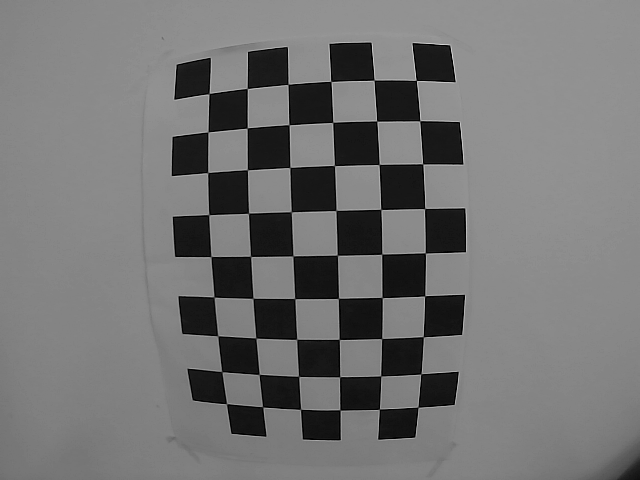
#> input picture CreateA/pic/pic0.png, 640 x 480 px, given in place of the camera
$ python saoxian.py   (older library calls are emulated)
#> lines starting #> are read from the running program, lines starting #| are printed output that depends on the picture; after the words box and inside, x2 and y2 are one past the last pixel; in counts of white or black regions, pixels touching at a corner belong together
### CreateA/程序整合/rotate.py
# coding:utf-8
import cv2
def rotate(image, angle, center=None, scale=1.0): #1
    (h, w) = image.shape[:2] #2
    if center is None: #3
        center = (w // 2, h // 2) #4

    M = cv2.getRotationMatrix2D(center, angle, scale) #5

    rotated = cv2.warpAffine(image, M, (w, h)) #6
    return rotated #7

### CreateA/程序整合/saoxian.py
#coding:utf-8
import numpy as np
import cv2
import time
from rotate import *
cap = cv2.VideoCapture(0)
cap.set(5,120)
cap.set(3,160)
cap.set(4,120)

DIM=(160, 120)
K=np.array([[99.4258503276217, 0.0, 78.82468853503748], [0.0, 99.48655709062508, 56.50370696954958], [0.0, 0.0, 1.0]])
D=np.array([[-0.054589320778828936], [-0.38118622492409726], [1.1750597946154482], [-1.256404940962829]])

hengzhe = [[1, 1, 1],[1, 1, 1],[1, 1, 1],[1, 1, 1]]
shuzhe = [[1, 1, 1],[1, 1, 1],[1, 1, 1],[1, 1, 1]]
loc = [0,0,0,0]
get_heng = 0
get_shu = 0
get_shu_pass , get_heng_pass = 0,0
hengxianloc = [45,45,45,45]
shuxianloc = [45,45,45,45]
shifoupandingflag = 1
jiansuflag = 0
danciget = 0  # 当一条线被监测到了的时候，另一条线需要检测
lineleave_heng , lineleave_shu = 0, 0
kuandu = 7
baifenbi = 0.8
deltaheng,deltahengflag, deltashu, deltashuflag, thetaheng, thetahengflag, thetashu , thetashuflag= 0.0, 0, 0.0, 0, 0.0, 0, 0.0, 0
shiziflag = 0
teststep = [3+1, 4+1]
stickin = time.time()
# 输入：上一次的 shuzhe[]列表 undistored_img
# 改变了: 区全局变量 get_shu_pass
# 输出:  get
def guoxian(undistorted_img, axiss, zhe):
    sao = undistorted_img.sum(axis=axiss) / 255  # 图像竖着加和压扁SSSSSSSSSSSSSSSSSSSS
    sao1 = np.where(sao >= 80, 1, 0)
    believe = np.array([])  # 把数组每相邻个8个加起来
    for i in range(sao1.shape[0] - 5 + 1):
        believe = np.append(believe, sao1[i:i + 5].sum())
    loc = np.average(np.where(believe >= 3))
    zhe[0] = zhe[1]
    zhe[1] = zhe[2]
    if np.amax(believe) > 0:
        zhe[2] = 1
    else:
        zhe[2] = 0
    return loc,zhe

while(1):
    ret, img = cap.read()
#> img is the input picture: shape (480, 640, 3); min 0, max 214, mean 115.3
    (lower, upper) = ([0, 0, 130], [255, 255, 255])
    lower = np.array(lower, dtype="uint8")
    upper = np.array(upper, dtype="uint8")
    mask = cv2.inRange(img, lower, upper)
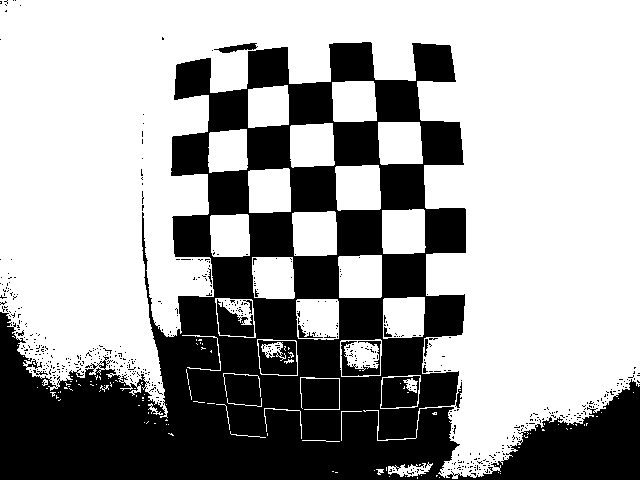
#> mask: shape (480, 640); 64.2% white; 553 black regions (538 under 20 px), largest, box (x1, y1, x2, y2) and area: (0, 42, 640, 480) 104758, (381, 376, 420, 408) 954, (258, 340, 297, 375) 948
    img = cv2.bitwise_and(img, img, mask=mask)
    # ############## img的色彩提取 @ input:img     output:img
    img = cv2.resize(img, DIM)
#> img: shape (120, 160, 3)
    map1, map2 = cv2.fisheye.initUndistortRectifyMap(K, D, np.eye(3), K, DIM, cv2.CV_16SC2)
    img = cv2.remap(img, map1, map2, interpolation=cv2.INTER_LINEAR, borderMode=cv2.BORDER_CONSTANT)
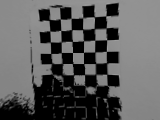
#> img: shape (120, 160, 3); min 0, max 163, mean 91.8
    # [5 lines of commented-out code are left out]
    img = cv2.cvtColor(img, cv2.COLOR_BGR2GRAY)
#> img: shape (120, 160)
    wtf, img = cv2.threshold(img, 120, 255, cv2.THRESH_BINARY)
#> img: shape (120, 160); 60.2% white; 7 black regions (6 under 20 px), largest, box (x1, y1, x2, y2) and area: (0, 3, 123, 120) 7627
    # cv2.imshow('erzhi', img)
    # ############## img灰度化加二值化 # input:img     output:img
    cany = cv2.GaussianBlur(img, (13, 13), 0)
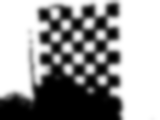
#> cany: shape (120, 160); min 0, max 255, mean 153.5
    edges = cv2.Canny(cany, 50, 70, apertureSize=3)
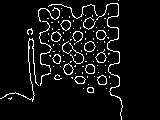
#> edges: shape (120, 160); 6.6% white in thin lines or dots, all inside (x1, y1, x2, y2) = (0, 0, 123, 120)
    # ############## img的canny变换  @ input:img       output:edges  img并没有变化
    # cv2.imshow('edges', edges)
# ############## img的canny变换  @ input:img       output:edges  img并没有变化
    undistorted_img = img[0:90, 0:90]
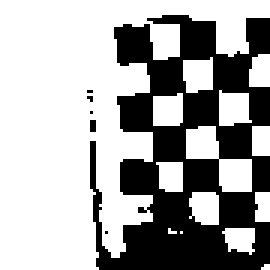
#> undistorted_img: shape (90, 90) (shown 3 times larger); 65.4% white; 6 black regions (5 under 20 px), largest, box (x1, y1, x2, y2) and area: (30, 5, 90, 90) 2788
    cv2.imshow('undistorted_img',undistorted_img)
    if img[45-kuandu:45+kuandu,0:90].sum()/255  - 2*kuandu*90*baifenbi >= 0 and  img[0:90,45-kuandu:45+kuandu].sum()/255 -2*kuandu*90*baifenbi:
        shiziflag = 1
    else:
        shiziflag = 0
# *** *** *** *** 十字检测任何时刻都在检测，没有flag
# ————————————————————————————————————————————————————————————————————
    loc[1],shuzhe[1] = guoxian(undistorted_img, 0, shuzhe[1])
#> in guoxian, `sao = undistorted_img.sum(axis=axiss) / 255`: sao = 90 values, max 90 at index 0, min 12 at index 61, mean 58.86
#> in guoxian, `sao1 = np.where(sao >= 80, 1, 0)`: sao1 = 90 values, max 1 at index 0, min 0 at index 30, mean 0.389
#> the loop in guoxian, `for i in range(sao1.shape[0] - 5 + 1):` made 86 passes
#> believe on passes 1 to 12: [5], [5, 5], [5, 5, 5], [5, 5, 5, 5], [5, 5, 5, 5, 5], [5, 5, 5, 5, 5, 5], [5, 5, 5, 5, 5, 5, 5], [5, 5, 5, 5, 5, 5, 5, 5], [5, 5, 5, 5, 5, 5, 5, 5, 5], [5, 5, 5, 5, 5, 5, 5, 5, 5, 5], [5, 5, 5, 5, 5, 5, 5, 5, 5, 5, 5], [5, 5, 5, 5, 5, 5, 5, 5, 5, 5, 5, 5]
#> after the loop in guoxian, `for i in range(sao1.shape[0] - 5 + 1):`: believe = 86 values, max 5 at index 0, min 0 at index 39, mean 1.92
#> in guoxian, `loc = np.average(np.where(believe >= 3))`: loc = 16.61
    loc[2],shuzhe[2] = guoxian(rotate(undistorted_img,10), 0, shuzhe[2])
#> in rotate, `rotated = cv2.warpAffine(image, M, (w, h))`:
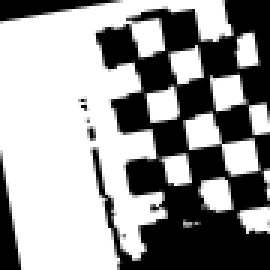
#> rotated: shape (90, 90) (shown 3 times larger); min 0, max 255, mean 151.6
#> the loop in guoxian (call 2), `for i in range(sao1.shape[0] - 5 + 1):` made 86 passes
#> believe on passes 1 to 12: [0], [0, 0], [0, 0, 1], [0, 0, 1, 2], [0, 0, 1, 2, 3], [0, 0, 1, 2, 3, 4], [0, 0, 1, 2, 3, 4, 5], [0, 0, 1, 2, 3, 4, 5, 5], [0, 0, 1, 2, 3, 4, 5, 5, 5], [0, 0, 1, 2, 3, 4, 5, 5, 5, 5], [0, 0, 1, 2, 3, 4, 5, 5, 5, 5, 5], [0, 0, 1, 2, 3, 4, 5, 5, 5, 5, 5, 5]
    loc[3],shuzhe[3] = guoxian(rotate(undistorted_img,-10), 0, shuzhe[3])
#> call 2 of rotate, with angle = -10, scale = 1
#> in rotate (call 2), `rotated = cv2.warpAffine(image, M, (w, h))`:
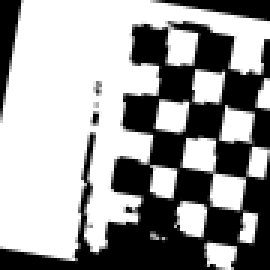
#> rotated: shape (90, 90) (shown 3 times larger); min 0, max 255, mean 154.8

    shuzhe[0][0] = shuzhe[0][1]
    shuzhe[0][1] = shuzhe[0][2]
    shuzhe[0][2] = max(shuzhe[1][2], shuzhe[2][2], shuzhe[3][2])

    finalloc = []
    loc[0] = [loc[1], loc[2], loc[3]]
    for i in loc[0]:
        if str(i) == 'nan':
            continue
        else:
            finalloc.append(i)
#> this loop made 3 passes
#> i on passes 1 to 3: 16.61, 16, 14
#> after the loop, finalloc = [16.61, 16, 14]
    if len(finalloc) == 0:
        finalloc = np.nan
    else:
        finalloc = sum(finalloc) / len(finalloc)
#> finalloc = 15.54

    if shuzhe[0][0] == 1 and shuzhe[0][1] == 1 and shuzhe[0][2] == 0:
        get_shu_pass = get_shu_pass + 1
    # [39 lines of commented-out code are left out]


    if cv2.waitKey(1) & 0xFF == ord('q'):
#> (key q is pressed here)
        break
    if cv2.waitKey(1) & 0xFF == ord('Q'):
        break

$ run again, on CreateA/pic/pic1.png
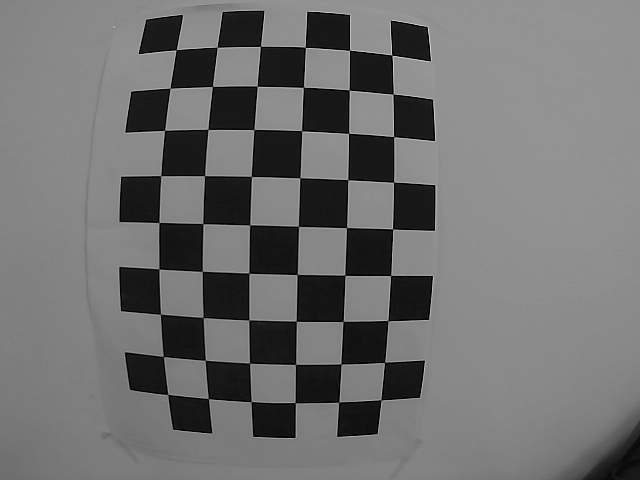
#> input picture CreateA/pic/pic1.png, 640 x 480 px, given in place of the camera
#> img is the input picture: shape (480, 640, 3); min 0, max 222, mean 111.7
#> `mask = cv2.inRange(img, lower, upper)`:
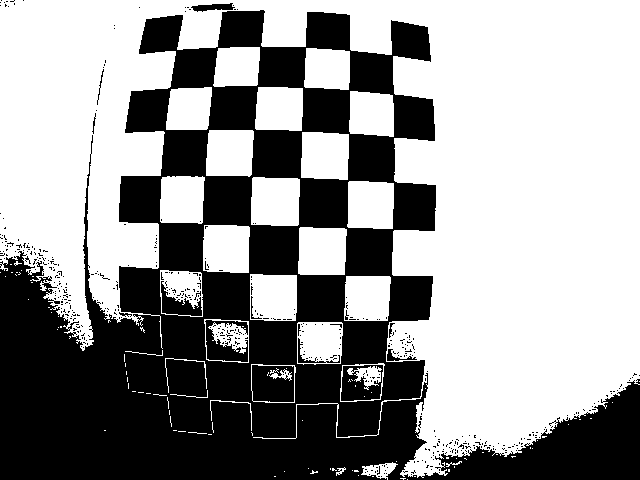
#> mask: shape (480, 640); 59.3% white; 499 black regions (488 under 20 px), largest, box (x1, y1, x2, y2) and area: (0, 10, 640, 480) 121156, (341, 365, 383, 401) 939, (205, 320, 248, 362) 904
#> edges: shape (120, 160); 7.2% white in thin lines or dots, all inside (x1, y1, x2, y2) = (0, 0, 116, 120)
#> undistorted_img: shape (90, 90); 48.8% white; 24 white regions (8 under 20 px), largest, box (x1, y1, x2, y2) and area: (0, 0, 38, 87) 2164, (75, 33, 90, 69) 302, (37, 43, 50, 56) 149
#> sao = 90 values, max 88 at index 6, min 11 at index 37, mean 43.89
#> sao1 = 90 values, max 1 at index 2, min 0 at index 0, mean 0.122
#> the loop in guoxian, `for i in range(sao1.shape[0] - 5 + 1):` made 86 passes
#> believe on passes 1 to 8: [3], [3, 4], [3, 4, 5], [3, 4, 5, 5], [3, 4, 5, 5, 5], [3, 4, 5, 5, 5, 4], [3, 4, 5, 5, 5, 4, 3], [3, 4, 5, 5, 5, 4, 3, 2]
#> after the loop in guoxian, `for i in range(sao1.shape[0] - 5 + 1):`: believe = 86 values, max 5 at index 2, min 0 at index 9, mean 0.605
#> loc = 7.91
#> the loop in guoxian (call 2), `for i in range(sao1.shape[0] - 5 + 1):` made 86 passes
#> believe on passes 1 to 8: [0], [0, 0], [0, 0, 0], [0, 0, 0, 0], [0, 0, 0, 0, 0], [0, 0, 0, 0, 0, 0], [0, 0, 0, 0, 0, 0, 0], [0, 0, 0, 0, 0, 0, 0, 0]
#> in rotate (call 2), `rotated = cv2.warpAffine(image, M, (w, h))`:
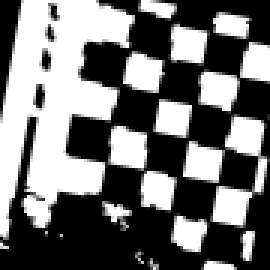
#> rotated: shape (90, 90) (shown 3 times larger); min 0, max 255, mean 114.3
#> the loop `for i in loc[0]:` made 3 passes
#> i on passes 1 to 3: 7.91, nan, nan
#> after the loop `for i in loc[0]:`: finalloc = [7.91]
#> `finalloc = sum(finalloc) / len(finalloc)`: finalloc = 7.91

$ run again, on CreateA/pic/pic10.png
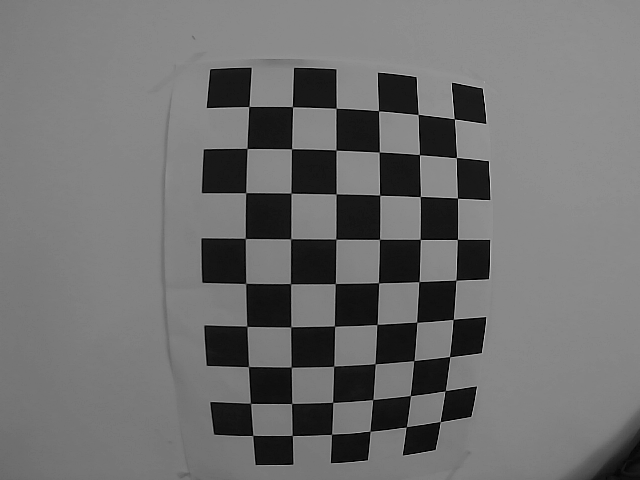
#> input picture CreateA/pic/pic10.png, 640 x 480 px, given in place of the camera
#> img is the input picture: shape (480, 640, 3); min 0, max 225, mean 111.5
#> `mask = cv2.inRange(img, lower, upper)`:
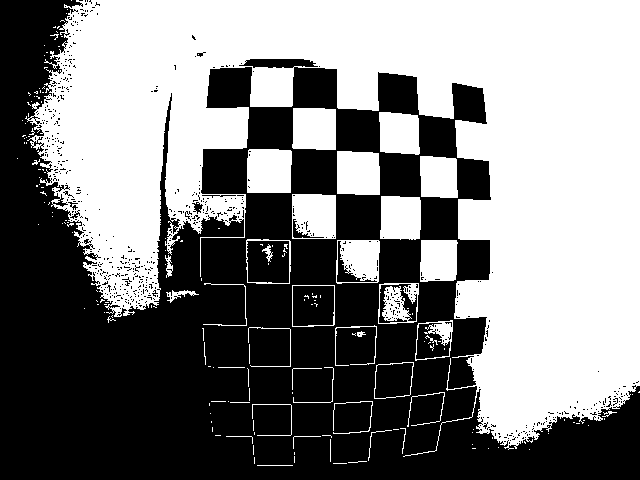
#> mask: shape (480, 640); 50% white; 649 black regions (635 under 20 px), largest, box (x1, y1, x2, y2) and area: (0, 0, 640, 480) 146596, (247, 241, 289, 283) 1602, (293, 286, 334, 326) 1568
#> edges: shape (120, 160); 5.5% white in thin lines or dots, all inside (x1, y1, x2, y2) = (0, 0, 134, 120)
#> undistorted_img: shape (90, 90); 49.3% white; 22 white regions (13 under 20 px), largest, box (x1, y1, x2, y2) and area: (0, 0, 90, 78) 3383, (62, 37, 73, 48) 112, (62, 14, 72, 25) 110
#> sao = 90 values, max 75 at index 29, min 10 at index 61, mean 44.38
#> sao1 = 90 values from 0 to 0
#> the loop in guoxian, `for i in range(sao1.shape[0] - 5 + 1):` made 86 passes
#> believe on passes 1 to 8: [0], [0, 0], [0, 0, 0], [0, 0, 0, 0], [0, 0, 0, 0, 0], [0, 0, 0, 0, 0, 0], [0, 0, 0, 0, 0, 0, 0], [0, 0, 0, 0, 0, 0, 0, 0]
#> after the loop in guoxian, `for i in range(sao1.shape[0] - 5 + 1):`: believe = 86 values from 0 to 0
#> loc = nan
#> the loop in guoxian (call 2), `for i in range(sao1.shape[0] - 5 + 1):` made 86 passes
#> in rotate (call 2), `rotated = cv2.warpAffine(image, M, (w, h))`:
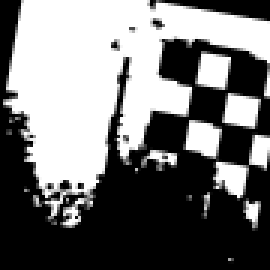
#> rotated: shape (90, 90) (shown 3 times larger); min 0, max 255, mean 116.9
#> the loop `for i in loc[0]:` made 3 passes
#> after the loop `for i in loc[0]:`: finalloc = []
